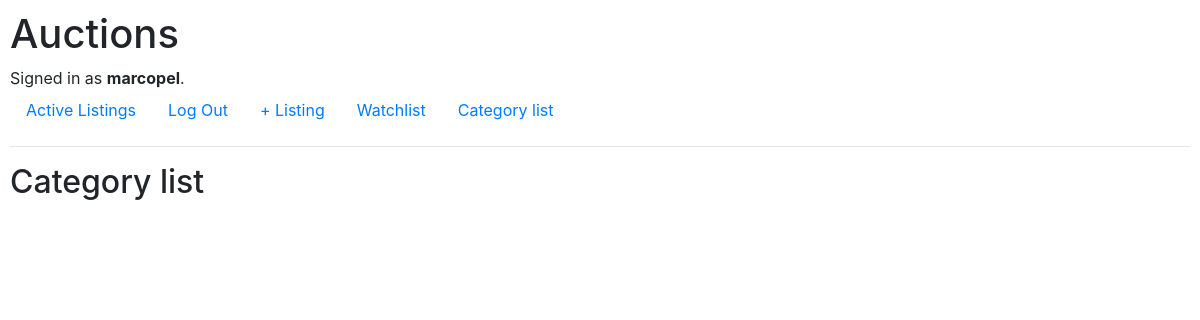
Page /category (signed in) on the earlier database version.
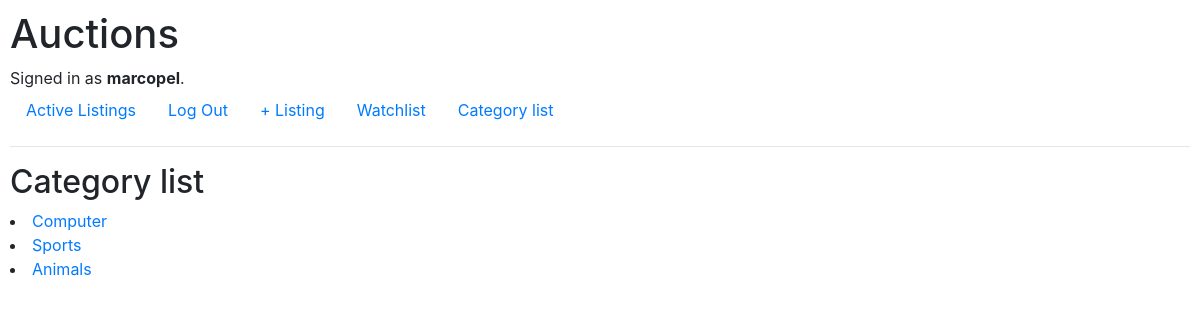
Same page on the later database version.
### auctions/models.py (models this page shows, shortened)
class Category(models.Model):
    name = models.CharField(max_length=255)

### auctions/views.py (the view)
# urls.py: path("category", views.category_list, name="category"),
def category_list(request):
    category_list = Category.objects.all()
    context = {'category_list': category_list}
    return render(request, 'auctions/category_list.html', context)

### auctions/templates/auctions/category_list.html
<!DOCTYPE html>
<html lang="en">
{% extends "auctions/layout.html" %}
{% block body %}
    <h2>Category list</h2>
    {% for category in category_list %}
        <li><a href="{% url 'category_detail' category.id %}"> {{category.name }}</a> </li>
    {% endfor %}
{% endblock body%}

Differences in the rows shown:
added Category: name "Computer"
added Category: name "Sports"
added Category: name "Animals"
